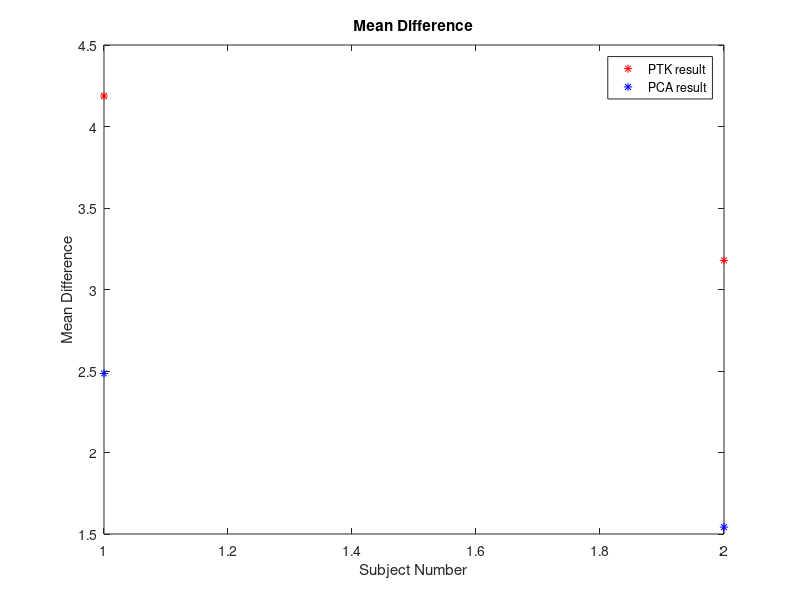

Write the MATLAB code that produced this figure.
% Draw result plot

% PCA quantititive evalute result
Mean_LO_PTK = [4.1871,3.1786,];
Mean_RH_PTK = [3.4075,2.6826,];
Mean_RO_PTK = [3.058,2.4856];

RMS_LO_PTK = [5.9728,5.4776,];
RMS_RH_PTK = [4.6761,4.0504,];
RMS_RO_PTK = [4.1749,3.4332,];

Max_LO_PTK = [21.8039,20.757,];
Max_RH_PTK = [20.3602,15.7184,];
Max_RO_PTK = [12.5325,15.4361,];

Pecentile_LO_PTK = [53.4211,72.8571,];
Pecentile_RH_PTK = [58.6047,72.5888,];
Pecentile_RO_PTK = [63.4043,72.3443,];


% PCA quantititive evalute result
Mean_LO_PCA = [2.4849,1.5422,];
Mean_RH_PCA = [1.6684,2.7187,];
Mean_RO_PCA = [2.231,3.2431,];

RMS_LO_PCA = [3.4615,2.3791,];
RMS_RH_PCA = [2.2604,3.7045,];
RMS_RO_PCA = [2.9764,2.24,];

Max_LO_PCA = [10.2113,9.8741,];
Max_RH_PCA = [11.332,22.6968,];
Max_RO_PCA = [12.7737,14.3027,];

Pecentile_LO_PCA = [67.6316,84.898,];
Pecentile_RH_PCA = [83.7209,67.0051,];
Pecentile_RO_PCA = [74.0426,75.4579];

% Draw the plot
x = [1,2];
figure();
plot(x,Mean_LO_PTK,'*r')
hold on
plot(x,Mean_LO_PCA, '*b')
legend('PTK result', 'PCA result');
xlabel('Subject Number');
ylabel('Mean Difference');
title('Mean Difference');

% x = 1:5;
% figure();
% xlabel('Subject Number');
% ylabel('RMS Error');
% title('RMS Error');
% legend('PTK result', 'PCA result');
% plot(x,Mean_LO_PTK, '.','r')
% hold on
% plot(x,Mean_LO_PCA, '*','b')
% 
% x = 1:5;
% figure();
% xlabel('Subject Number');
% ylabel('Maximum Difference');
% title('Maximum Difference');
% legend('PTK result', 'PCA result');
% plot(x,Mean_LO_PTK, '.','r')
% hold on
% plot(x,Mean_LO_PCA, '*','b')
% 
% x = 1:5;
% figure();
% xlabel('Subject Number');
% ylabel('Pencentile Accuracy');
% title('Pencentile Accuracy');
% legend('PTK result', 'PCA result');
% plot(x,Mean_LO_PTK, '.','r')
% hold on
% plot(x,Mean_LO_PCA, '*','b')